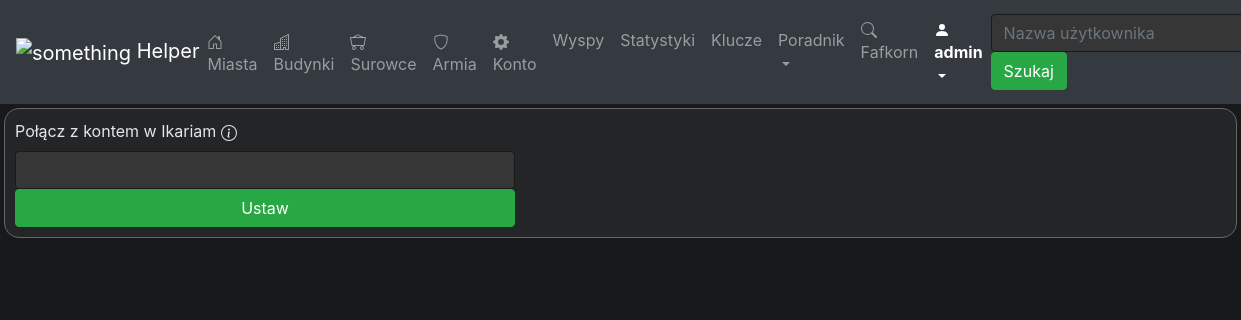
The page /settings/ (signed in) on the database as committed earlier.
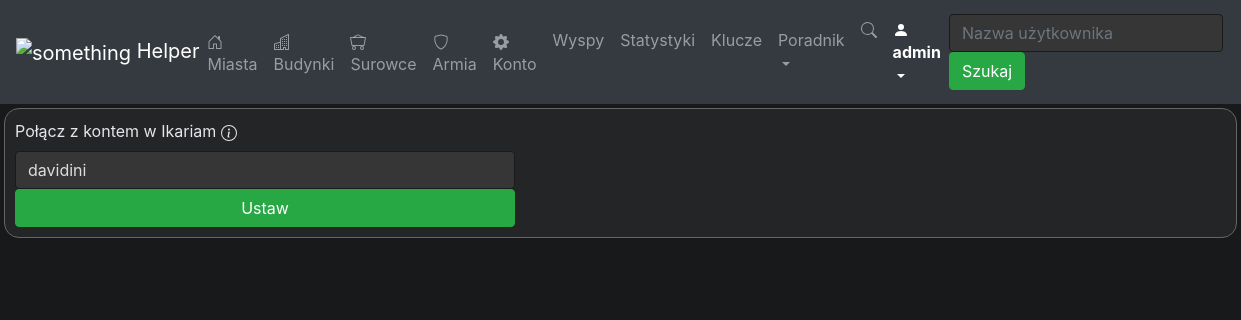
The same page on the database as committed later.
### mysite/helper/models.py (models this page shows, shortened)
class User(models.Model):
    user_name = models.CharField(max_length=50)
    user_status = models.ForeignKey(UserStatus, on_delete=models.SET_NULL, default=None, null=True)
    shipping_future = models.IntegerField(default=0)
    economy_future = models.IntegerField(default=0)
    science_future = models.IntegerField(default=0)
    military_future = models.IntegerField(default=0)
    score = models.IntegerField(default=0)
    master_builders = models.IntegerField(default=0)
    building_levels = models.IntegerField(default=0)
    scientists = models.IntegerField(default=0)
    research_level = models.IntegerField(default=0)
    generals = models.IntegerField(default=0)
    gold = models.BigIntegerField(default=0)
    offensive = models.IntegerField(default=0)
    defensive = models.IntegerField(default=0)
    trading = models.IntegerField(default=0)
    resources = models.IntegerField(default=0)
    donations = models.IntegerField(default=0)
    piracy = models.IntegerField(default=0)
    alliance = models.CharField(max_length=50, default='', null=True)
    last_visit = models.DateTimeField(default=datetime(2015, 10, 9, 23, 55, 59, 342380))
    def __str__(self):
        return self.user_name

class DefaultUsersConnection(models.Model):
    auth_user = models.IntegerField(null=True)
    game_user = models.ForeignKey(User, on_delete=models.CASCADE, null=True)

### mysite/helper/views/settings.py (the view)
# urls.py: path('settings/', settings.get_settings, name='settings')
@login_required(login_url='helper:login')
def get_settings(request):
    if request.method == 'POST':
        set_connection(request)
    connected_user = DefaultUsersConnection.objects.filter(auth_user=request.user.id)
    user = connected_user[0] if connected_user else User.objects.get(pk=1)
    print(user)
    context = {
        'user': user,
        'title': 'Ustawienia'
    }
    return render(request, 'helper/settings.html', context)

### mysite/helper/templates/helper/settings.html (shortened to what this page needs)
{% extends "base.html" %}
{% load static %}
{% block head %}
        <link rel="stylesheet" type="text/css" href="{% static 'helper/settings.css' %}">
        {% load helper_extras %}
{% endblock %}
{% block content %}
    {% load widget_tweaks %}
    {% include "helper/navigation.html" %}
    <div id="content-div">
        <div class="tile" title="Domyślne linki będą przenosiły do ustawionego gracza">
            <div id="set-connected-users-div">
                <form method="post" action="{% url 'helper:settings' %}">
                    <label>
                        Połącz z kontem w Ikariam
                    </label>
                    <input class="form-control" type="text" name="username" value="{{user.game_user}}">
                    <button class="btn btn-success" id="set-connected-users-btn" type="submit">Ustaw</button>
                </form>
            </div>
        </div>
    </div>
{% endblock %}

### mysite/helper/templates/helper/navigation.html (shortened to what this page needs)
{% load widget_tweaks %}
{% load static %}
<nav class="navbar navbar-expand-lg navbar-dark bg-dark">
        <a class="navbar-brand" href="{% url 'helper:users' %}">
            <img style="margin: 0px;" src="{% static "helper/icons/icon.png" %}" alt="something" width="30px" height="30" >
            Helper
        </a>
        <ul class="navbar-nav mr-auto">
            <li class="nav-item {% if nav_active == 'user_towns' %}active{% endif %}">
                <a class="nav-link" href="{% url 'helper:user_towns' user.id %}">
                    Miasta
                </a>
            </li>
            <li class="nav-item {% if nav_active == 'user_buildings' %}active{% endif %}">
                <a class="nav-link" href="{% url 'helper:user_buildings' user.id %}">
                    Budynki
                </a>
            </li>
            <li class="nav-item {% if nav_active == 'user_resources' %}active{% endif %}">
                <a class="nav-link" href="{% url 'helper:user_resources' user.id %}">
                    Surowce
                </a>
            </li>
            <li class="nav-item {% if nav_active == 'user_army' %}active{% endif %}">
                <a class="nav-link" href="{% url 'helper:user_army' user.id %}">
                    Armia
                </a>
            </li>
            <li class="nav-item {% if nav_active == 'user_account' %}active{% endif %}" >
                <a class="nav-link" href="{% url 'helper:user_account' user.id %}">
                    Konto
                </a>
            </li>
            <li class="nav-item {% if nav_active == 'islands' %}active{% endif %}">
                <a class="nav-link" href="{% url 'helper:islands' user.id %}">
                    Wyspy
                </a>
            </li>
            <li class="nav-item {% if nav_active == 'statistics' %}active{% endif %}">
                <a class="nav-link" href="{% url 'helper:statistics' user.id %}">
                    Statystyki
                </a>
            </li>
            {% if request.user.is_staff %}
                <li class="nav-item {% if nav_active == 'key_manager' %}active{% endif %}">
                    <a class="nav-link" href="{% url 'helper:key_manager' %}">
                        Klucze
                    </a>
                </li>
            {% endif %}
            <li class="nav-item dropdown  {% if nav_active == 'guide' %}active{% endif %}" >
                <a class="nav-link dropdown-toggle" href="#" id="navbarDropdown" role="button" data-toggle="dropdown" aria-haspopup="true" aria-expanded="false">
                  Poradnik
                </a>
            </li>
        </ul>
        <ul class="navbar-nav ml-auto">
            <li class="nav-item">
                <a class="nav-link inactive" href="">
                    {{user.user_name}}
                </a>
            </li>
            <li class="nav-item dropdown active" >
                <a class="nav-link dropdown-toggle" href="#" id="userDropdown" role="button" data-toggle="dropdown" aria-haspopup="true" aria-expanded="false">
                    <svg width="1em" height="1em" viewBox="0 0 16 16" class="bi bi-person-fill" fill="currentColor" xmlns="http://www.w3.org/2000/svg">
                        <path fill-rule="evenodd" d="M3 14s-1 0-1-1 1-4 6-4 6 3 6 4-1 1-1 1H3zm5-6a3 3 0 1 0 0-6 3 3 0 0 0 0 6z"/>
                    </svg>
                    {{request.user}}
                </a>
            </li>
        </ul>
        <form class="form-inline my-2 my-lg-0" action="{% url 'helper:users'%}" method="get">
            <input type="search" class="form-control mr-sm-2" name="user_name" placeholder="Nazwa użytkownika">
            <button type="submit" class="btn btn-success btn-action">Szukaj</button>
        </form>
    </nav>

Rows that differ between the two databases and show on the page:
no longer on this page (row edited): User: user_name "Fafkorn"
added DefaultUsersConnection: username "davidini"
